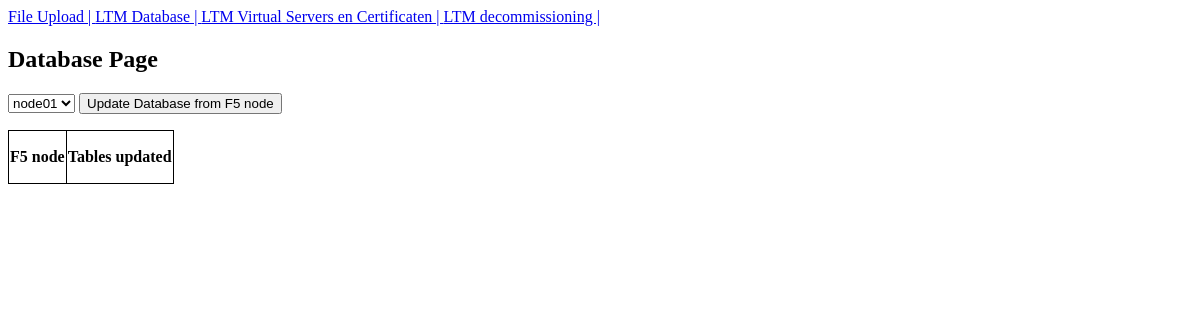
Before: / with the older database file.
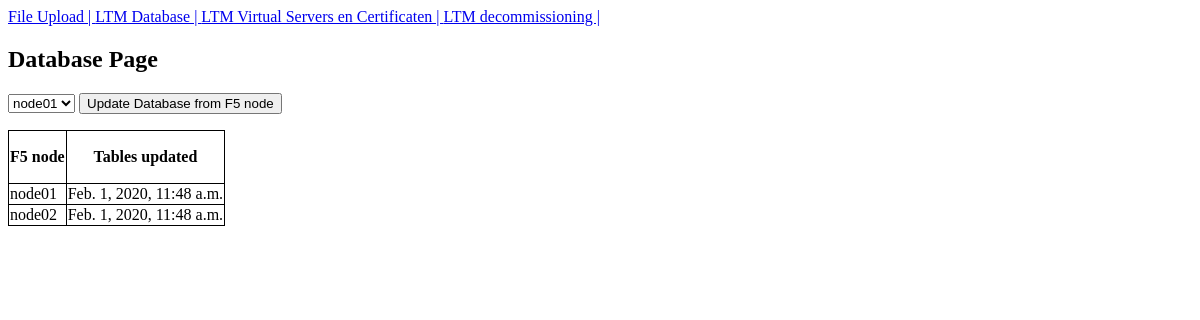
After: the same page with the newer database file.
### database/models.py (models this page shows, shortened)
class Database(models.Model):
    bigip_name = models.ForeignKey(BigIPNodes, on_delete=models.CASCADE)
    created_on = models.DateTimeField(auto_now_add=True)

class BigIPNodes(models.Model):
    bigip_name = models.CharField(max_length=200)
    bigip_ip = models.CharField(max_length=15)
    def __str__(self):
        return self.bigip_name

### database/views.py (the view, shortened to what this page needs)
# urls.py: url(r'^$', include('database.urls')),
def database(request):
    headers = {'Authorization': 'Basic YWRtaW46YWRtaW4=', 'Content-Type': 'application/json'}
    bigip_node_list = BigIPNodes.objects.all()
    database = Database.objects.all()
    context = {'bigip_node_list': bigip_node_list, 'database':database}
    return render(request, 'database/database.html', context)

### database/templates/database/database.html (shortened to what this page needs)
{% extends "base.html" %}
{% block content_name %}
<h2>Database Page</h2>
{% if bigip_node_list %}
    <form action="{% url 'database:database' %}" method="POST">
        <select name="bigip_ip">
            {% for node in bigip_node_list %}
                <option value="{{node.bigip_ip}}">{{node.bigip_name}}</option>
            {% endfor %}
        </select>
        <input type="submit" name="update_db" value="Update Database from F5 node">
        </form><p>
    <p><table>
        <tr>
            <th>F5 node</th>
            <th>Tables updated</th>
        </tr>
        {% for bigip_node in database %}
            <tr>
                <td>{{ bigip_node.bigip_name }}</td>
                <td>{{ bigip_node.created_on }}</td>
            </tr>
        {% endfor %}
    </table></p>
{% endif %}
{% endblock %}

### templates/base.html (shortened to what this page needs)
<!doctype html>
<html>
<head>
<body>
    {% include "navbar.html" %}
    {% block content_name %} Replace me in the other template.html files {% endblock %}
</body>
</html>

### templates/navbar.html
<nav>
   <a href="http://localhost:8000/file_upload">File Upload  |  </a>
   <a href="http://localhost:8000/database">LTM Database |  </a>
   <a href="http://localhost:8000/certificates">LTM Virtual Servers en Certificaten  |  </a>
   <a href="http://localhost:8000/decommissioning">LTM decommissioning |  </a>
</nav>

### templates/base.html (style rules this page uses)
table, td, th { border: 1px solid black; }
table { border-collapse: collapse; }
th { height: 50px; }

Changed rows visible on the page:
added Database: bigip_name "node01", created_on "Feb. 1, 2020, 11:48 a.m."
added Database: bigip_name "node02", created_on "Feb. 1, 2020, 11:48 a.m."
